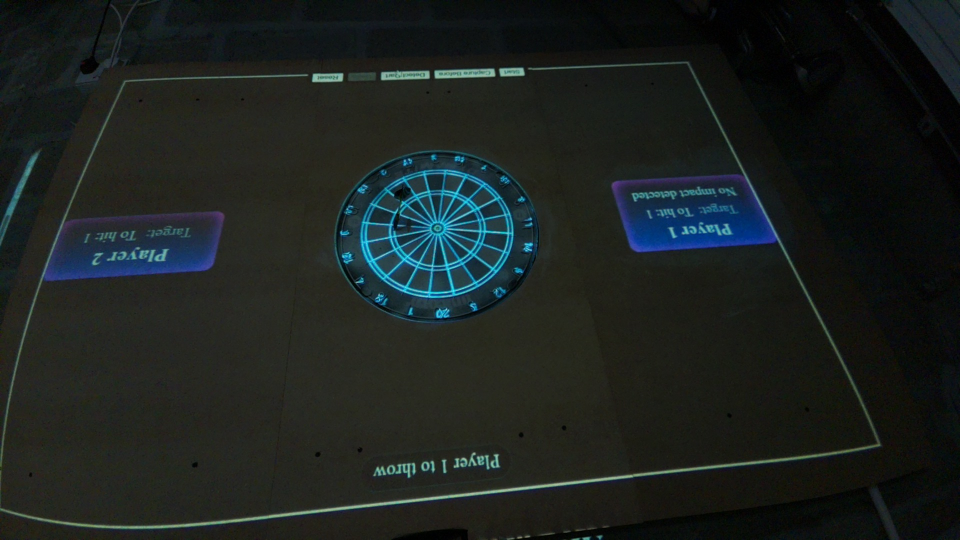
#> input picture before.jpg, 1920 x 1080 px (shown at 1/2 size)
$ python -i detect_dart.py   (imports and definitions only)
#> lines starting #> are read from the running program, lines starting #| are printed output that depends on the picture
import sys
import math
import cv2
import numpy as np

# Try to import ArUco for optional marker-based calibration
try:
    import cv2.aruco as aruco
    HAS_ARUCO = True
except ImportError:
    HAS_ARUCO = False

# ------------------------------
# CONFIG
# ------------------------------

# Board position in the flat (warped) image.
# If warp succeeds, these describe the board in the corrected frame.
# If warp fails, these describe the board in the raw flipped image.
BOARD_CX = 993
BOARD_CY = 344
BOARD_RADIUS = 206

ROT_OFFSET_DEG = -7.25

SECTORS = [
    20, 1, 18, 4, 13, 6, 10, 15, 2, 17,
    3, 19, 7, 16, 8, 11, 14, 9, 12, 5
]

CAMERA_UPSIDE_DOWN = True

# Set to True once ArUco warp is confirmed working.
# Set to False to use raw flipped image (current working state).
USE_ARUCO_WARP = True

# Output frame size
FRAME_W = 1920
FRAME_H = 669

# ArUco warp destination: the 4 markers map to the full frame corners.
# Order matches marker IDs: 0=top-left, 1=top-right, 2=bottom-left, 3=bottom-right
ARUCO_DST = np.float32([
    [0,    0  ],   # id=0 → top-left
    [1920, 0  ],   # id=1 → top-right
    [0,    669],   # id=2 → bottom-left
    [1920, 669],   # id=3 → bottom-right
])

# Detection tuning
DIFF_THRESHOLD = 15
MIN_BLOB_AREA = 10


# ------------------------------
# RING / SECTOR CLASSIFICATION
# ------------------------------

# [40 lines left out: functions ring_from_radius_frac, sector_index_from_angle, pixel_to_polar, classify_hit_with_debug, classify_hit, not called in this run]


# ------------------------------
# ARUCO WARP
# ------------------------------

def _compute_warp_from_aruco(img):
    """
    Detects 4 ArUco markers (IDs 0-3) and computes a perspective warp
    that maps the surface defined by those markers into a flat full-frame rectangle.
    Returns the warp matrix M, or None if detection fails.
    """
    if not HAS_ARUCO:
        print("[ARUCO] cv2.aruco not available.")
        return None

    try:
        dictionary = aruco.getPredefinedDictionary(aruco.DICT_4X4_50)
        params = aruco.DetectorParameters()
        detector = aruco.ArucoDetector(dictionary, params)
    except Exception as e:
        print(f"[ARUCO] Failed to create detector: {e}")
        return None

    gray = cv2.cvtColor(img, cv2.COLOR_BGR2GRAY)
    corners, ids, _ = detector.detectMarkers(gray)

    if ids is None:
        print("[ARUCO] No markers detected. Using raw image.")
        return None

    ids_flat = ids.flatten()
    required = [0, 1, 2, 3]

    if not all(r in ids_flat for r in required):
        print(f"[ARUCO] Only found markers: {ids_flat}. Need all of [0,1,2,3]. Using raw image.")
        return None

    # Build source points in marker ID order [0,1,2,3]
    src = []
    for mid in required:
        idx = int(np.where(ids_flat == mid)[0][0])
        centre = corners[idx][0].mean(axis=0)
        src.append(centre)

    src = np.float32(src)
    M = cv2.getPerspectiveTransform(src, ARUCO_DST)
    print("[ARUCO] All 4 markers found. Warp matrix computed.")
    return M


# ------------------------------
# IMAGE LOADING
# ------------------------------

def load_image(path: str):
    """
    Loads an image, flips it if camera is upside down, and optionally
    applies ArUco-based perspective correction.
    """
#> called with path = 'before.jpg'
    img = cv2.imread(path)
#> img is the input picture: shape (1080, 1920, 3); mean B, G, R 31.6, 33.6, 27.7
    if img is None:
        raise RuntimeError(f"Failed to load {path}")

    if CAMERA_UPSIDE_DOWN:
        img = cv2.rotate(img, cv2.ROTATE_180)
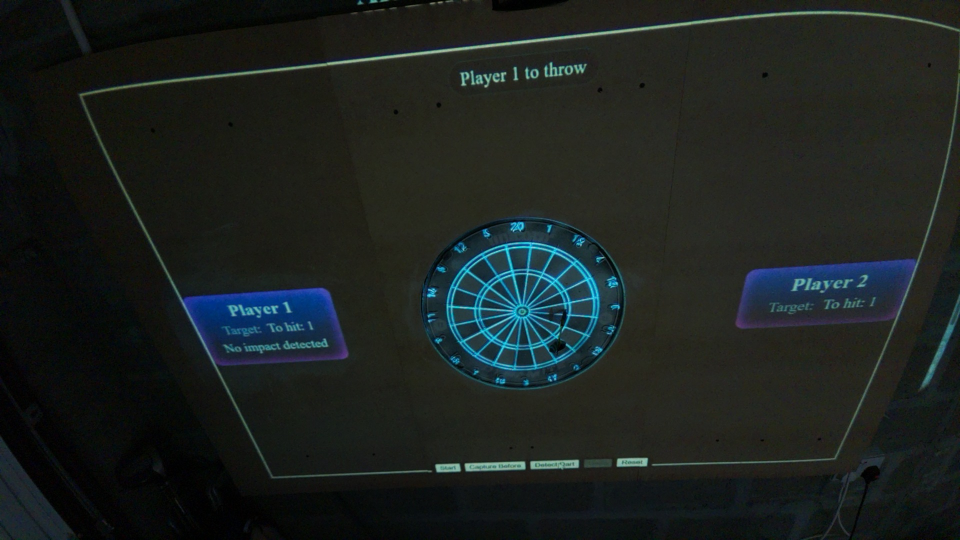
#> img: shape (1080, 1920, 3) (shown at 1/2 size); mean B, G, R 31.6, 33.6, 27.7

    if USE_ARUCO_WARP:
        M = _compute_warp_from_aruco(img)
#> in _compute_warp_from_aruco, `gray = cv2.cvtColor(img, cv2.COLOR_BGR2GRAY)`:
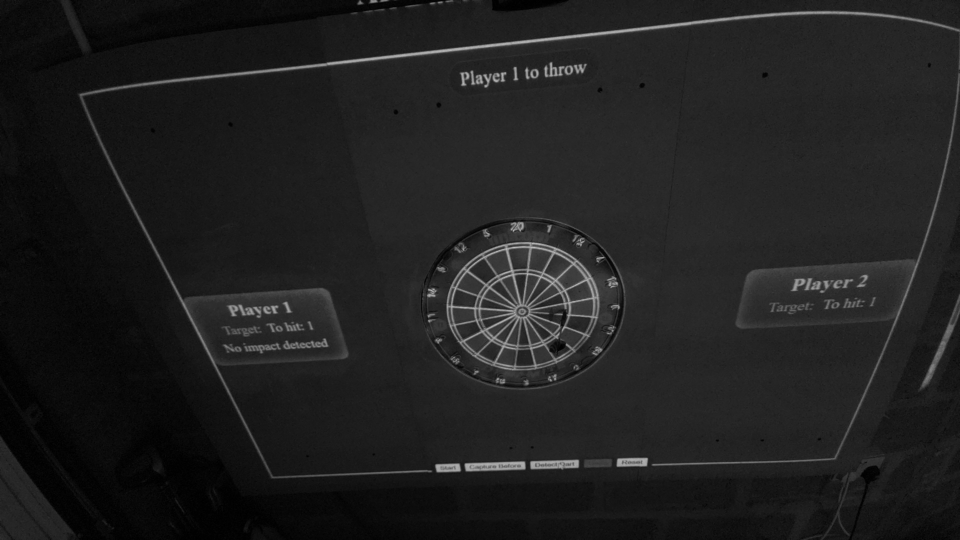
#> gray: shape (1080, 1920) (shown at 1/2 size); min 0, max 203, mean 31.6
#> in _compute_warp_from_aruco, `corners, ids, _ = detector.detectMarkers(gray)`: corners = (); ids = None
        if M is not None:
            img = cv2.warpPerspective(img, M, (FRAME_W, FRAME_H))
        else:
            print("[WARP] Falling back to raw flipped image.")

    return img


# ------------------------------
# DART DETECTION
# ------------------------------

def preprocess_for_diff(img):
    return cv2.cvtColor(img, cv2.COLOR_BGR2GRAY)


# [237 lines left out: functions find_dart_center, _draw_overlay, draw_debug_overlay, draw_debug_overlay_with_hit, main, detect_impact and 1 more, not called in this run]


# [2 lines not run here, left out]

>>> result = load_image('before.jpg')

$ run again, on overlay_local_test.jpg
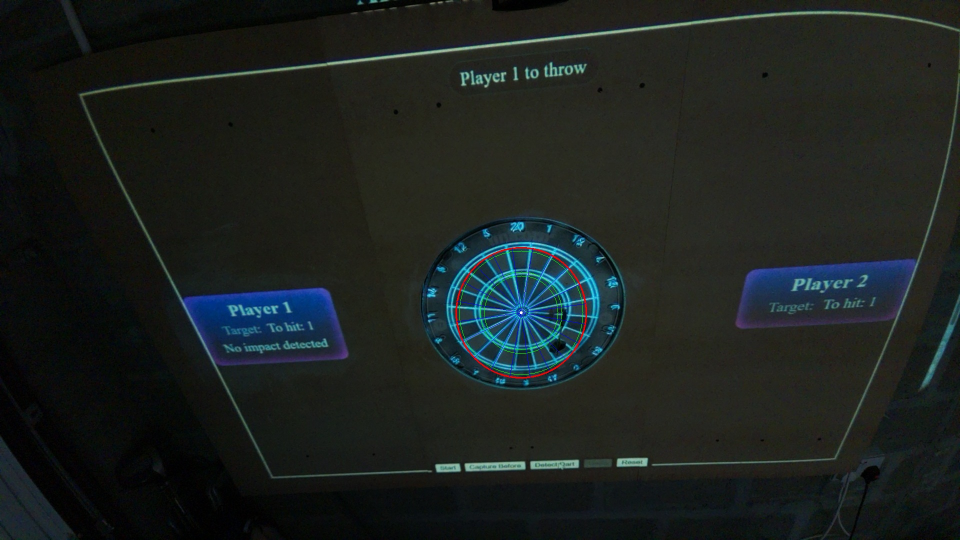
#> input picture overlay_local_test.jpg, 1920 x 1080 px (shown at 1/2 size)
#> in load_image, img is the input picture: shape (1080, 1920, 3); mean B, G, R 31.5, 33.5, 28
#> in load_image, `img = cv2.rotate(img, cv2.ROTATE_180)`:
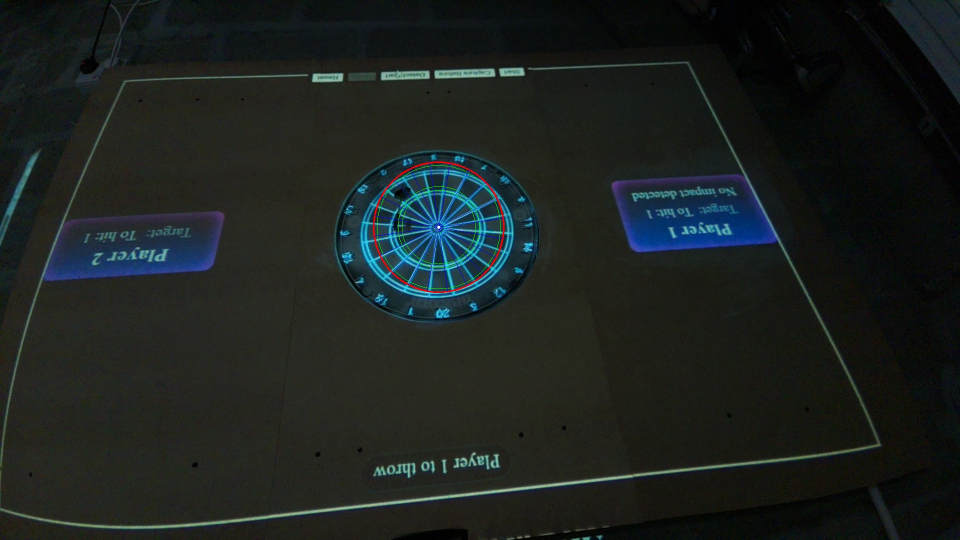
#> img: shape (1080, 1920, 3) (shown at 1/2 size); mean B, G, R 31.5, 33.5, 28
#> in _compute_warp_from_aruco, `gray = cv2.cvtColor(img, cv2.COLOR_BGR2GRAY)`:
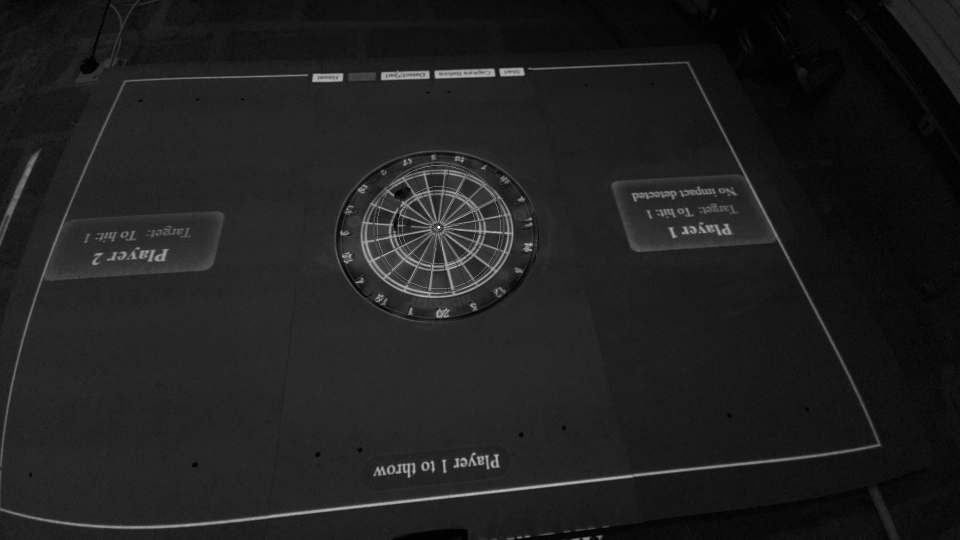
#> gray: shape (1080, 1920) (shown at 1/2 size); min 0, max 255, mean 31.6
#> corners = (); ids = None

$ run again, on overlay_local_test_warp.jpg
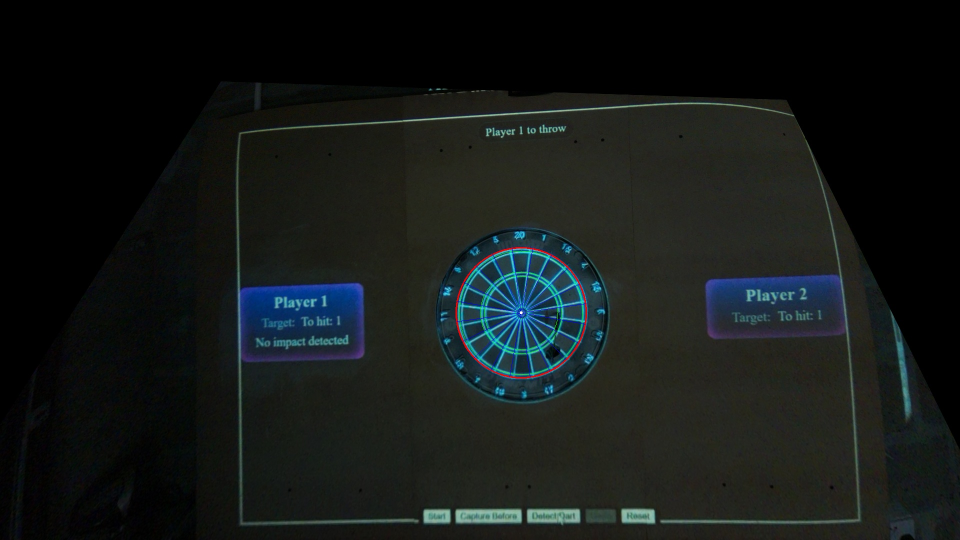
#> input picture overlay_local_test_warp.jpg, 1920 x 1080 px (shown at 1/2 size)
#> in load_image, img is the input picture: shape (1080, 1920, 3); mean B, G, R 23.5, 24.6, 20.3
#> in load_image, `img = cv2.rotate(img, cv2.ROTATE_180)`:
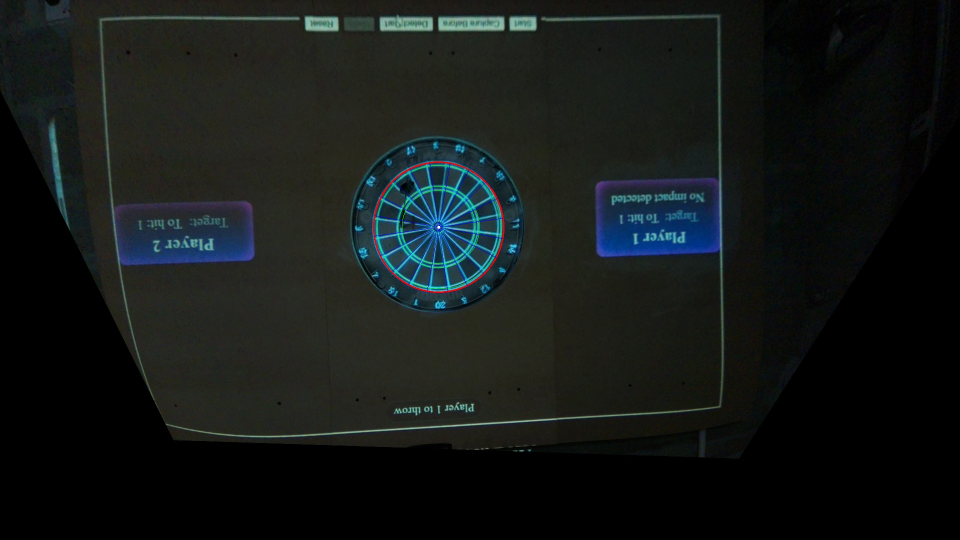
#> img: shape (1080, 1920, 3) (shown at 1/2 size); mean B, G, R 23.5, 24.6, 20.3
#> in _compute_warp_from_aruco, `gray = cv2.cvtColor(img, cv2.COLOR_BGR2GRAY)`:
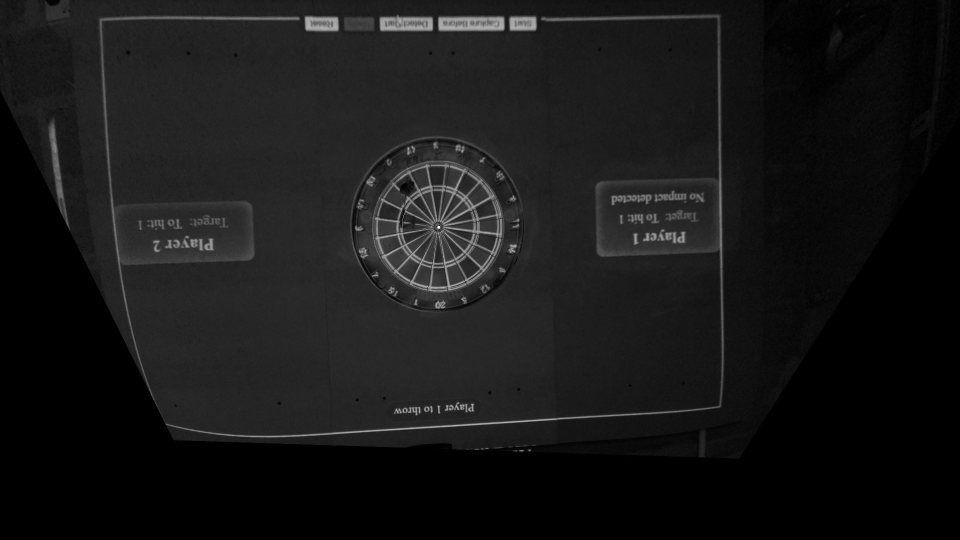
#> gray: shape (1080, 1920) (shown at 1/2 size); min 0, max 255, mean 23.2
#> corners = (); ids = None
